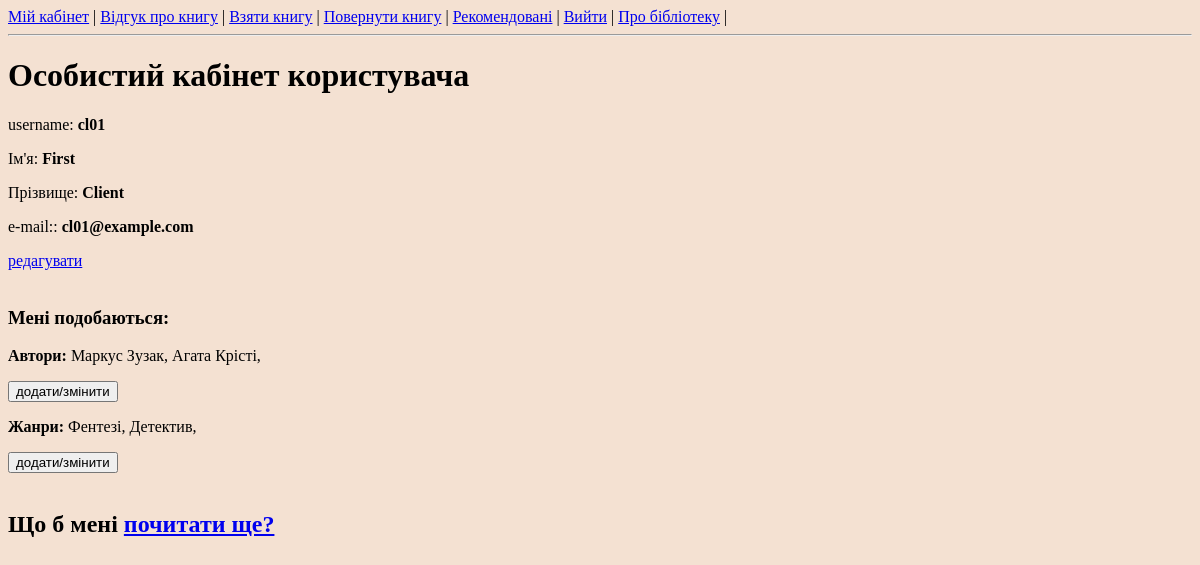
The page /client/profile/ (signed in) on the database as committed earlier.
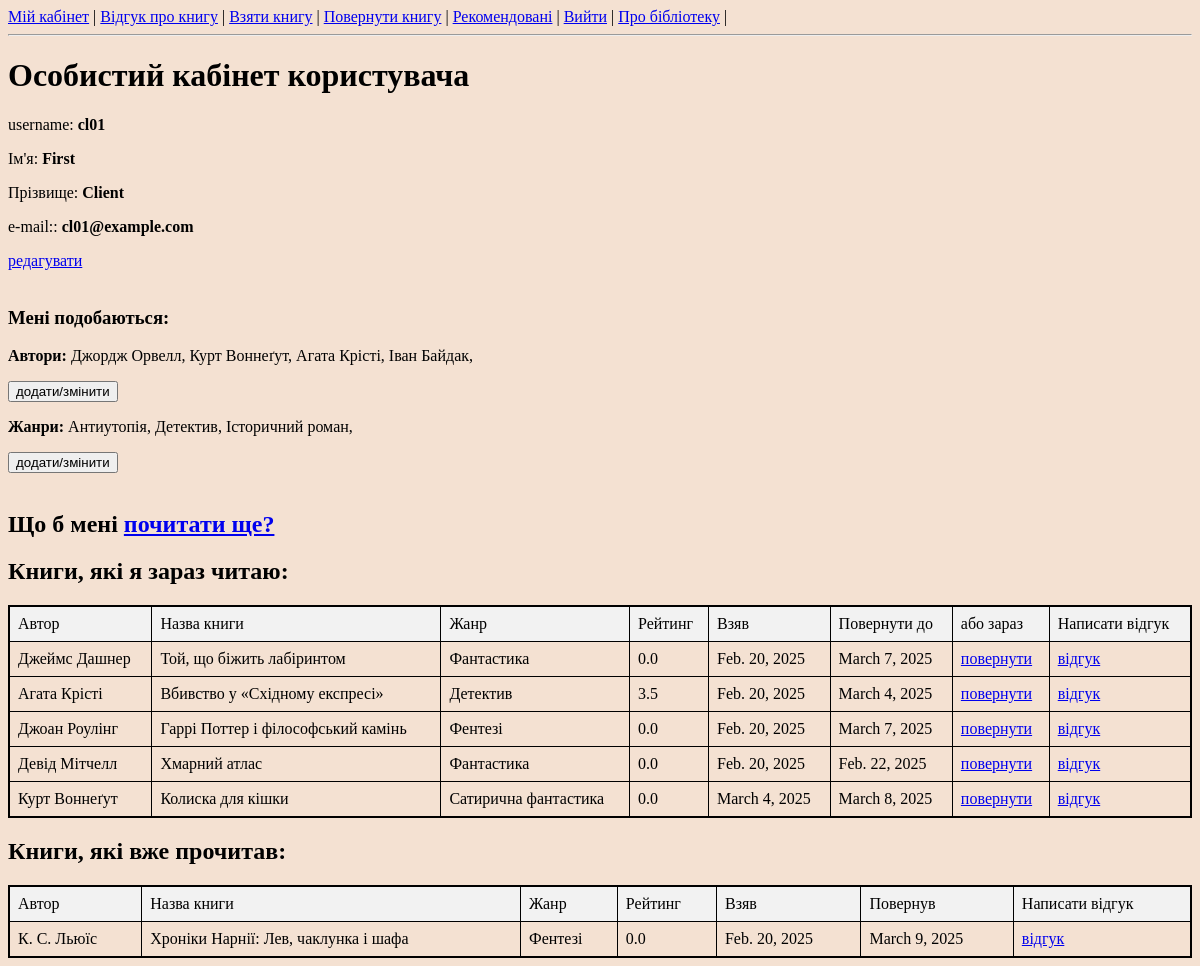
The same page on the database as committed later.
### client/models.py (models this page shows)
class FavAuthors(models.Model):
    author = models.ForeignKey(Authors, on_delete=models.CASCADE)
    user = models.ForeignKey(User, on_delete=models.CASCADE)

class FavGenres(models.Model):
    genre = models.ForeignKey(Genres, on_delete=models.CASCADE)
    user = models.ForeignKey(User, on_delete=models.CASCADE)

### book/models.py (models this page shows, shortened)
class Authors(models.Model):
    name = models.CharField(max_length=100)
    bio = models.TextField()
    rating = models.FloatField(default=5)

class Genres(models.Model):
    name = models.CharField(max_length=100)
    rating = models.FloatField(default=5)

class Borrowed(models.Model):
    user = models.ForeignKey(User, on_delete=models.CASCADE)
    book = models.ForeignKey(Books, on_delete=models.CASCADE)
    from_date = models.DateField()
    to_date = models.DateField()
    status = models.TextField(null=True)  # "reader" or "returned"
    confirmed = models.BooleanField(default=False)
    comments = models.CharField(max_length=500)

class Books(models.Model):
    title = models.CharField(max_length=250)
    author = models.ForeignKey(Authors, on_delete=models.CASCADE)
    genre = models.ForeignKey(Genres, on_delete=models.CASCADE)
    publisher = models.ForeignKey(Publishers, on_delete=models.CASCADE)
    publish_year = models.IntegerField()
    reception_date = models.DateField()
    cover = models.ImageField(upload_to='covers/')
    rating = models.FloatField(default=5)
    quantity = models.IntegerField(default=0)

### client/views.py (the view)
# urls.py: path('profile/', views.profile, name='profile_page'),
@login_required(login_url='/')
def profile(request):
    if request.method == 'GET':
        my_books = Borrowed.objects.filter(user=request.user, status="reader").all()
        prev_books = Borrowed.objects.filter(user=request.user, status="returned").all()
        fav_authors = FavAuthors.objects.filter(user=request.user)
        fav_genres = FavGenres.objects.filter(user=request.user)
        user_group = request.user.groups.first().name
        return render(request, 'profile.html',{'user':request.user, 'my_books':my_books,
                                        'prev_books':prev_books, 'fav_authors':fav_authors, 'fav_genres':fav_genres,
                                               'user_group':user_group})
    else:
        return render(request, 'profile.html')

### templates/profile.html (shortened to what this page needs)
<!DOCTYPE html>
<html lang="en">
<head>
    <link rel="stylesheet" type="text/css" href="/static/styles.css">
</head>
{% if user_group == 'client' %}
    {% include 'menu_cli.html' %}
{%  elif user_group == 'librarian' %}
    {% include 'menu_lib.html' %}
{% else %}
    {% include 'menu_anon.html' %}
{% endif %}
<body>
    <h1>Особистий кабінет користувача</h1>
    <p>username: <b>{{ user.username }}</b></p>
    <p>Ім'я: <b>{{ user.first_name }}</b></p>
    <p>Прізвище: <b>{{ user.last_name }}</b></p>
    <p>e-mail:: <b>{{ user.email }}</b></p>
    <a href="/client/profile/edit">редагувати</a><br><br>
    <h3>Мені подобаються:</h3>
    <p><b>Автори:</b>
    {% if fav_authors %}
        {% for author in fav_authors %}
            {{ author.author.name }},
        {% endfor %}
    {% endif %}
    </p>
    <form action="fav_authors/" method="get">
        <input type="submit" name="fav_authors" value="додати/змінити">
    </form>
    <p><b>Жанри:</b>
    {% if fav_genres %}
        {% for genre in fav_genres %}
            {{ genre.genre.name }},
        {% endfor %}
    {% endif %}
    </p>
    <form action="fav_genres/" method="get">
        <input type="submit" name="fav_genres" value="додати/змінити">
    </form>
    <br>
    <h2>Що б мені <a href="/client/suggest_book/">почитати ще?</a></h2>
    {% if my_books %}
        <h2>Книги, які я зараз читаю:</h2>
        <table>
            <thead>  <tr>
                <td> Автор </td>
                <td> Назва книги </td>
                <td> Жанр </td>
                <td> Рейтинг </td>
                <td> Взяв </td>
                <td>  Повернути до</td>
                <td>  або зараз</td>
                <td>  Написати відгук</td>
                    </tr>
            </thead>
            {% for book in my_books %}
              <tr>
                <td> {{ book.book.author.name }} </td>
                <td> {{ book.book.title }} </td>
                <td> {{ book.book.genre.name }} </td>
                <td> {{ book.book.rating }} </td>
                <td> {{ book.from_date }} </td>
                <td> {{ book.to_date }} </td>
                <td> <a href="/client/return_the_book/{{ book.book.id }}">повернути</a> </td>
                <td> <a href="/client/review_book/{{ book.book.id }}">відгук</a> </td>
              </tr>
            {% endfor %}
        </table>
    {% endif %}
    {% if prev_books %}
        <h2>Книги, які вже прочитав:</h2>
        <table>
            <thead>  <tr>
                <td> Автор </td>
                <td> Назва книги </td>
                <td> Жанр </td>
                <td> Рейтинг </td>
                <td> Взяв </td>
                <td> Повернув</td>
                <td> Написати відгук</td>
                    </tr>
            </thead>
            {% for book in prev_books %}
              <tr>
                <td> {{ book.book.author.name }} </td>
                <td> {{ book.book.title }} </td>
                <td> {{ book.book.genre.name }} </td>
                <td> {{ book.book.rating }} </td>
                <td> {{ book.from_date }} </td>
                <td> {{ book.to_date }} </td>
                <td> <a href="/client/review_book/{{ book.book.id }}">відгук</a> </td>
              </tr>
            {% endfor %}
        </table>
    {% endif %}
</body>
</html>

Rows that differ between the two databases and show on the page:
removed FavAuthors: author.name "Маркус Зузак"
removed FavGenres: genre.name "Фентезі"
added FavAuthors: author.name "Джордж Орвелл"
added FavAuthors: author.name "Курт Воннеґут"
added FavAuthors: author.name "Іван Байдак"
added FavGenres: genre.name "Антиутопія"
added FavGenres: genre.name "Історичний роман"
now on this page (row edited): Borrowed: book.author.name "Джеймс Дашнер", book "Той, що біжить лабіринтом", book.genre.name "Фантастика", book.rating "0.0", from_date "Feb. 20, 2025", to_date "March 7, 2025", shown under "Книги, які я зараз читаю:"
now on this page (row edited): Borrowed: book.author.name "Агата Крісті", book "Вбивство у «Східному експресі»", book.genre.name "Детектив", book.rating "3.5", from_date "Feb. 20, 2025", to_date "March 4, 2025", shown under "Книги, які я зараз читаю:"
added Borrowed: book.author.name "Джоан Роулінг", book "Гаррі Поттер і філософський камінь", book.genre.name "Фентезі", book.rating "0.0", from_date "Feb. 20, 2025", to_date "March 7, 2025", shown under "Книги, які я зараз читаю:"
added Borrowed: book.author.name "Девід Мітчелл", book "Хмарний атлас", book.genre.name "Фантастика", book.rating "0.0", from_date "Feb. 20, 2025", to_date "Feb. 22, 2025", shown under "Книги, які я зараз читаю:"
added Borrowed: book.author.name "Курт Воннеґут", book "Колиска для кішки", book.genre.name "Сатирична фантастика", book.rating "0.0", from_date "March 4, 2025", to_date "March 8, 2025", shown under "Книги, які я зараз читаю:"
now on this page (row edited): Borrowed: book.author.name "К. С. Льюїс", book "Хроніки Нарнії: Лев, чаклунка і шафа", book.genre.name "Фентезі", book.rating "0.0", from_date "Feb. 20, 2025", to_date "March 9, 2025", shown under "Книги, які вже прочитав:"
Other text that changed with them:
text now shown: "Книги, які я зараз читаю: Автор Назва книги Жанр Рейтинг Взяв Повернути до або зараз Написати відгук Книги, які вже прочитав: Автор Назва книги Жанр Рейтинг Взяв Повернув Написати відгук"
